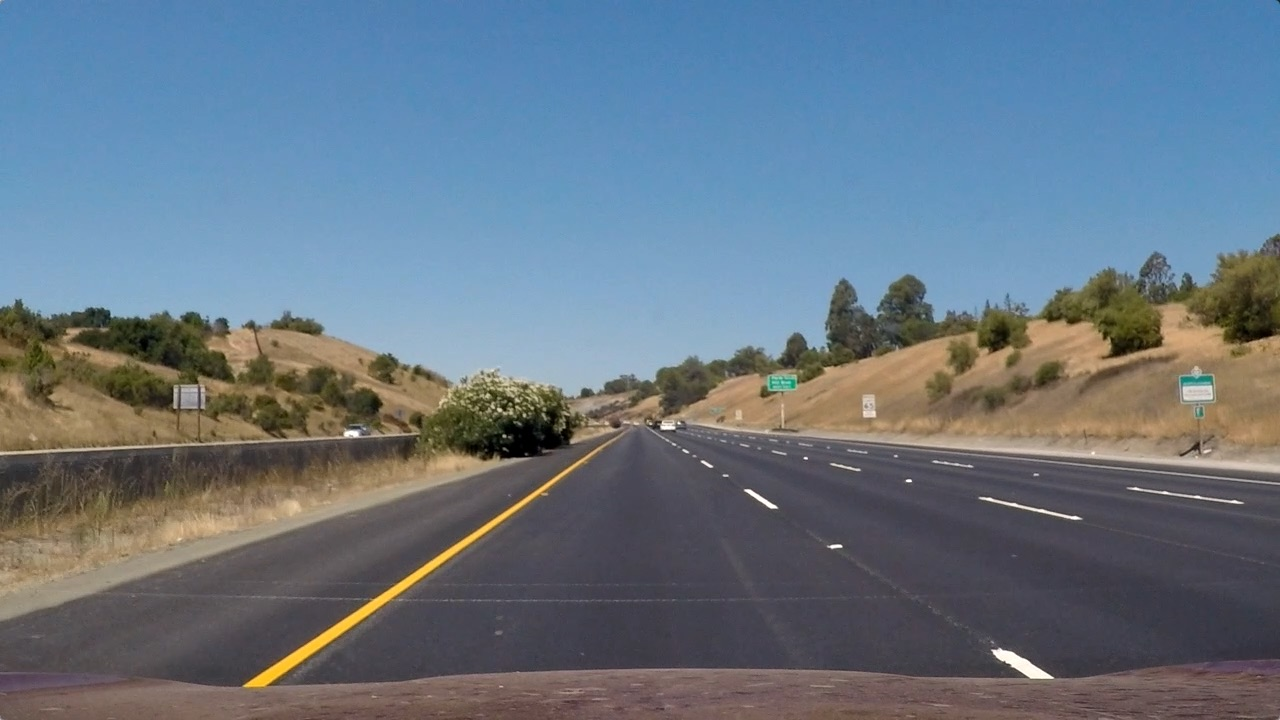
#> input picture test_images/straight_lines1.jpg, 1280 x 720 px
$ python -i edge.py   (imports and definitions only)   (older library calls are emulated)
#> lines starting #> are read from the running program, lines starting #| are printed output that depends on the picture; after the words box and inside, x2 and y2 are one past the last pixel; in counts of white or black regions, pixels touching at a corner belong together
#> further down, picture is the input picture: shape (720, 1280, 3); mean B, G, R 131.2, 117.7, 103.2
import numpy as np
import cv2

# [136 lines left out: functions optimal_threshold, sobel, binary_array, rescale_to_8bit, abs_sobel_thresh, mag_thresh and 6 more, not called in this run]

def adaptive_otsu_thresh(channel, thresh=(0,255), ksize=3, thresh_type=cv2.THRESH_BINARY):
    # Otsu's thresholding after Gaussian filtering
    # channel : 2D input channel data
    # thresh : 2D tupple of min and max threshold values
    # ksize : 2D tupple with the size of the blurring kernel
    # thresh_type : what type of threshold to apply
    # return : 2D thresholded data
    blur = cv2.GaussianBlur(channel, (ksize, ksize), 0)
    return cv2.threshold(blur, thresh[0], thresh[1], thresh_type + cv2.THRESH_OTSU)

# [6 lines left out: function remove_background, not called in this run]

def washout(img):
    gray = img[:,:,0] #cv2.cvtColor(img, cv2.COLOR_BGR2GRAY)
    ret, thresh = adaptive_otsu_thresh(gray, thresh_type=cv2.THRESH_BINARY_INV)
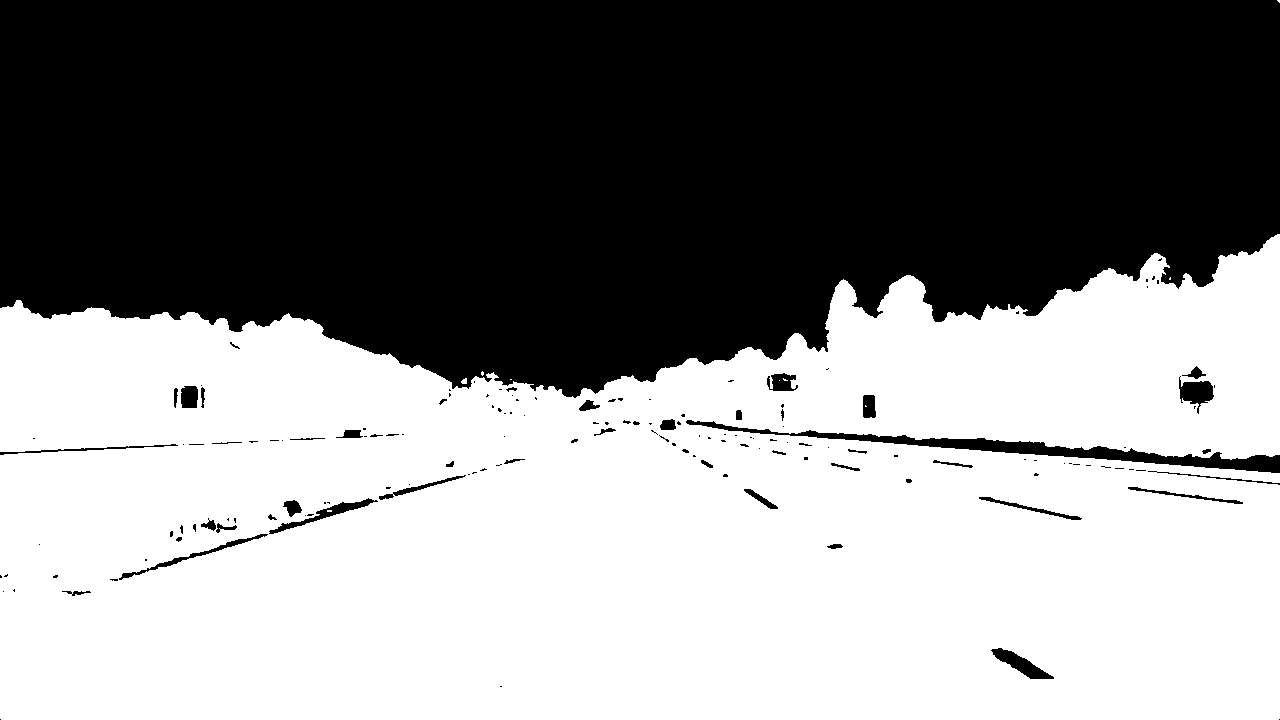
#> thresh: shape (720, 1280); 53.3% white; 153 black regions (105 under 20 px), largest, box (x1, y1, x2, y2) and area: (0, 0, 1280, 398) 417287, (686, 420, 1280, 473) 5075, (991, 648, 1054, 679) 726
#> ret = 134

    # noise removal
    kernel = np.ones((3, 3), np.uint8)
    opening = cv2.morphologyEx(thresh, cv2.MORPH_OPEN, kernel, iterations=2)
#> opening: shape (720, 1280); 53.2% white; 111 black regions (68 under 20 px), largest, box (x1, y1, x2, y2) and area: (0, 0, 1280, 398) 417829, (686, 420, 1280, 473) 5249, (1179, 366, 1215, 414) 886
    # sure background area
    sure_bg = cv2.dilate(opening, kernel, iterations=3)
#> sure_bg: shape (720, 1280); 55.1% white; 18 black regions (7 under 20 px), largest, box (x1, y1, x2, y2) and area: (0, 0, 1280, 394) 411313, (925, 441, 1280, 470) 1587, (1182, 372, 1210, 403) 393
    # Finding sure foreground area
    dist_transform = cv2.distanceTransform(opening, cv2.DIST_L2, 5)
    ret, sure_fg = cv2.threshold(dist_transform, 0.7 * dist_transform.max(), 255, 0)
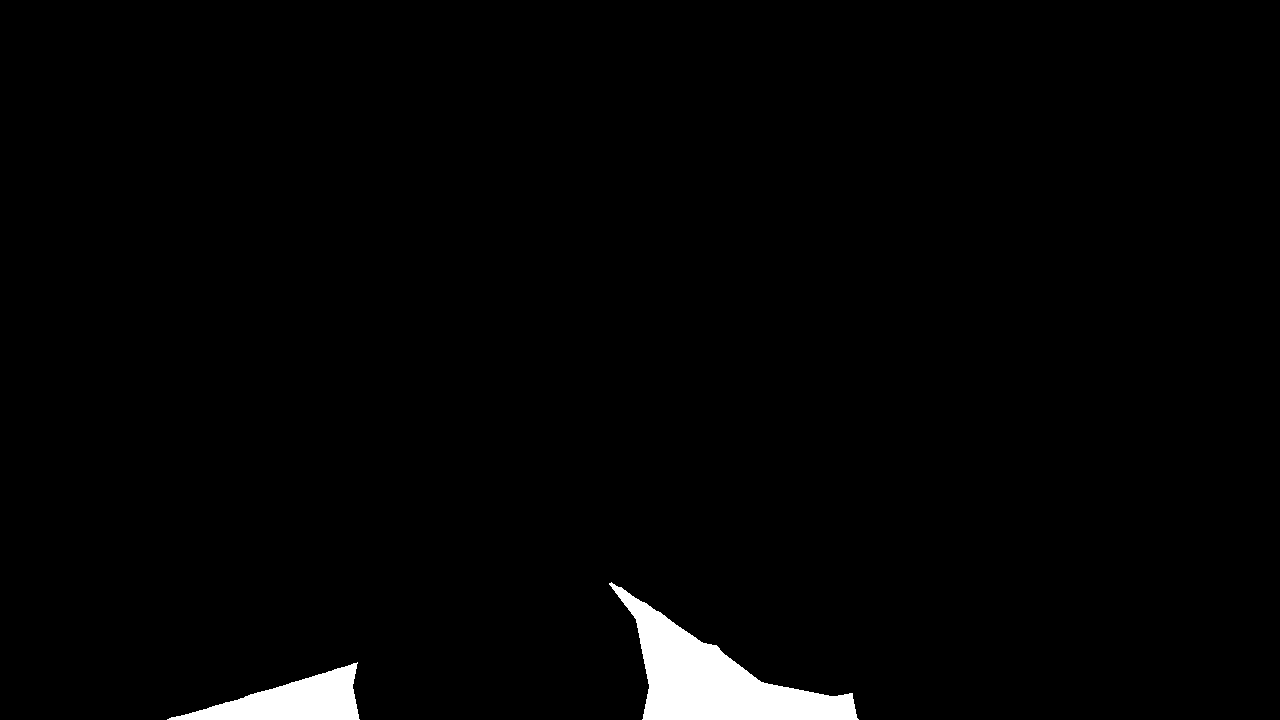
#> sure_fg: shape (720, 1280) float32; 2% white; 2 white regions, box (x1, y1, x2, y2) and area: (609, 582, 859, 720) 12610, (167, 662, 360, 720) 5367
#> ret = 147.5
    # Finding unknown region
    sure_fg = np.uint8(sure_fg)
    unknown = cv2.subtract(sure_bg, sure_fg)
#> unknown: shape (720, 1280); 53.1% white; 20 black regions (7 under 20 px), largest, box (x1, y1, x2, y2) and area: (0, 0, 1280, 394) 411313, (609, 582, 859, 720) 12610, (167, 662, 360, 720) 5367

    # Marker labelling
    ret, markers = cv2.connectedComponents(sure_fg)
#> markers: shape (720, 1280) int32; 3 distinct labels, from 0 to 2
#> ret = 3
    # Add one to all labels so that sure background is not 0, but 1
    markers = markers + 1
#> markers: shape (720, 1280) int32; 3 distinct labels, from 1 to 3
    # Now, mark the region of unknown with zero
    markers[unknown == 255] = 0
#> markers: shape (720, 1280) int32; 4 distinct labels, from 0 to 3

    markers = cv2.watershed(img, markers)
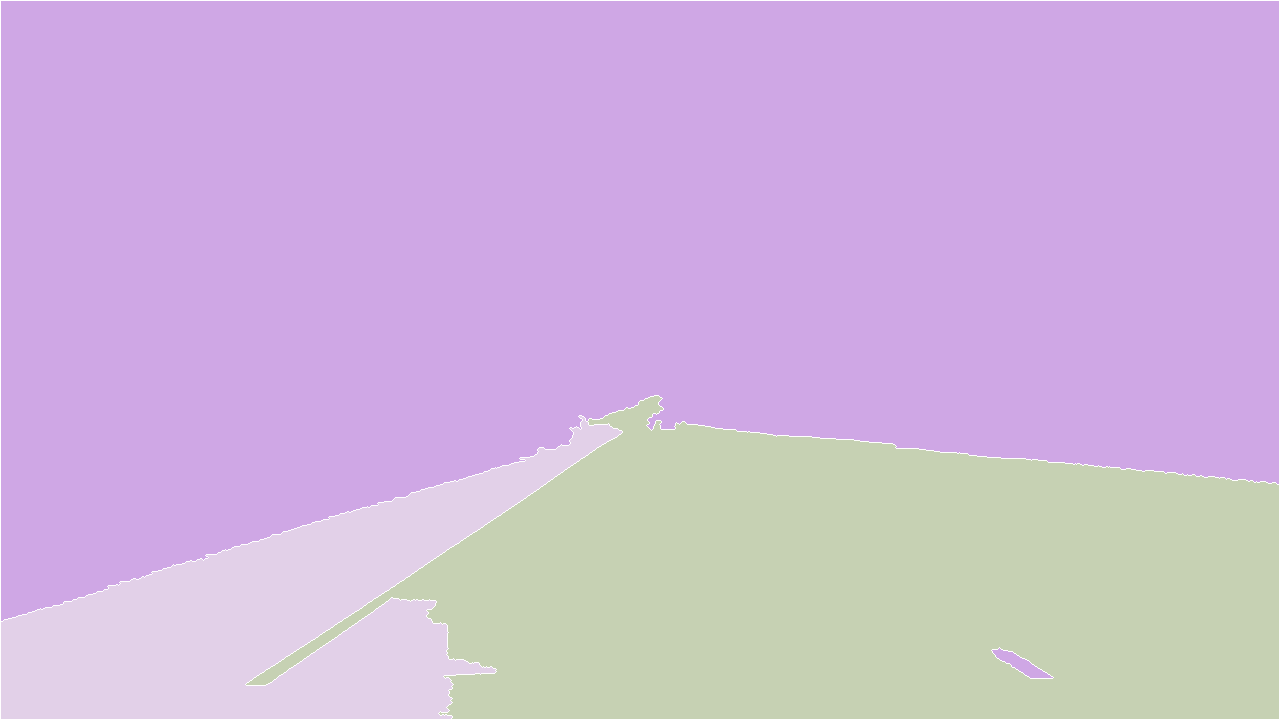
#> markers: shape (720, 1280) int32; 4 distinct labels, from -1 to 3; one colour per label, 0 black, -1 white
    img[markers != 1] = [255, 0, 0]
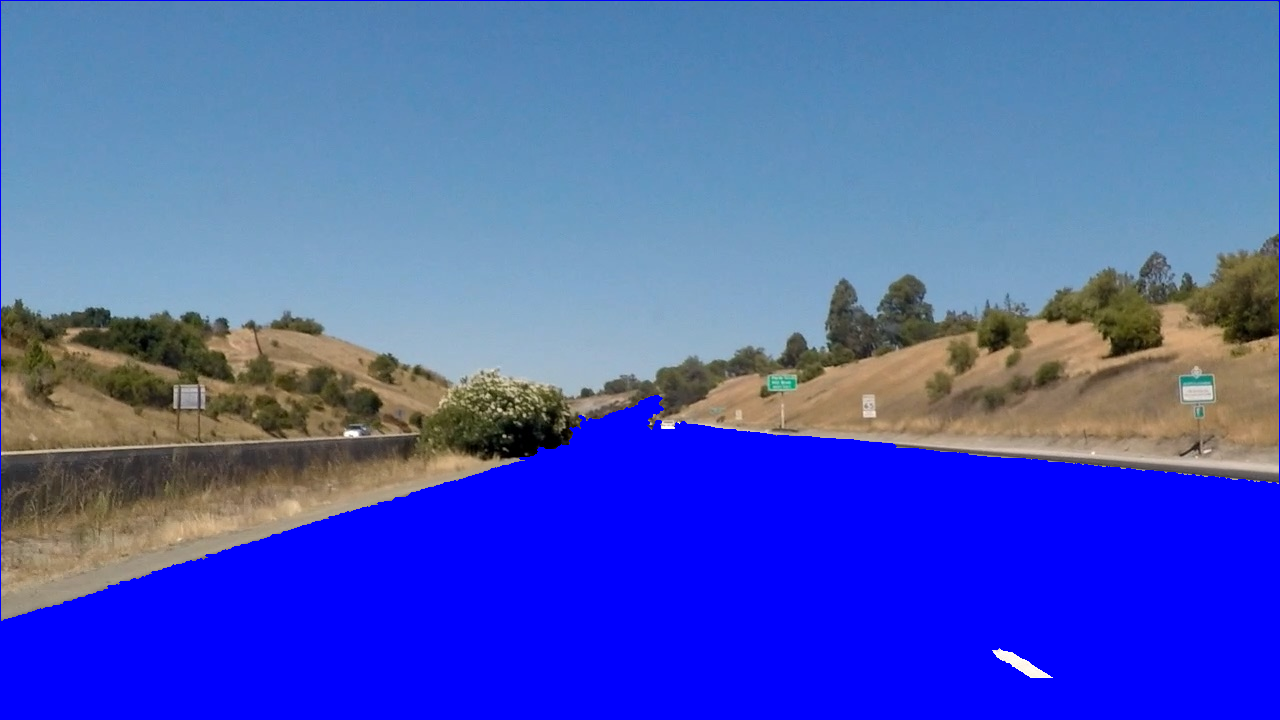
#> img: shape (720, 1280, 3); mean B, G, R 187.1, 91.4, 74.5

    return img

# [67 lines left out: functions norm_color_channel, norm_color_image, blur, blur_gaussian, canny_edge, not called in this run]

>>> import cv2
>>> picture = cv2.imread('test_images/straight_lines1.jpg')
>>> result = washout(picture)

$ run again, on test_images/straight_lines2.jpg
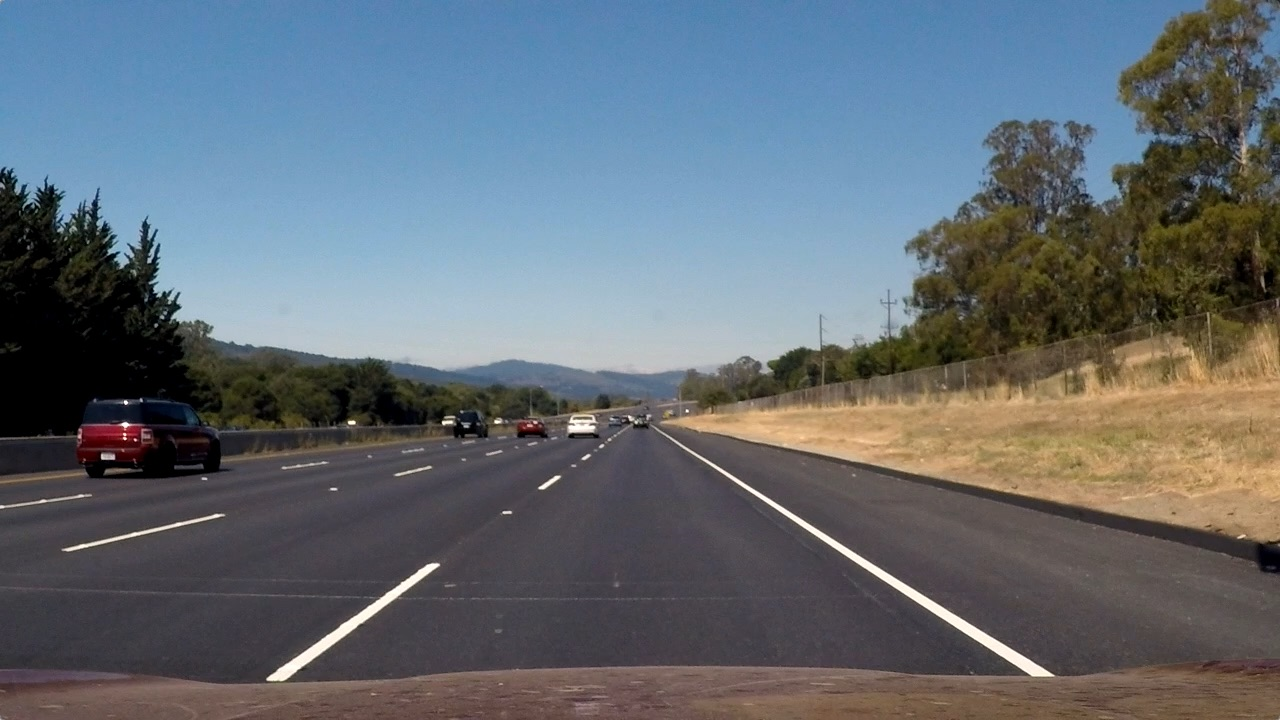
#> input picture test_images/straight_lines2.jpg, 1280 x 720 px
#> picture is the input picture: shape (720, 1280, 3); mean B, G, R 115.1, 107.7, 99.4
#> in washout, `ret, thresh = adaptive_otsu_thresh(gray, thresh_type=cv2.THRESH_BINARY..`:
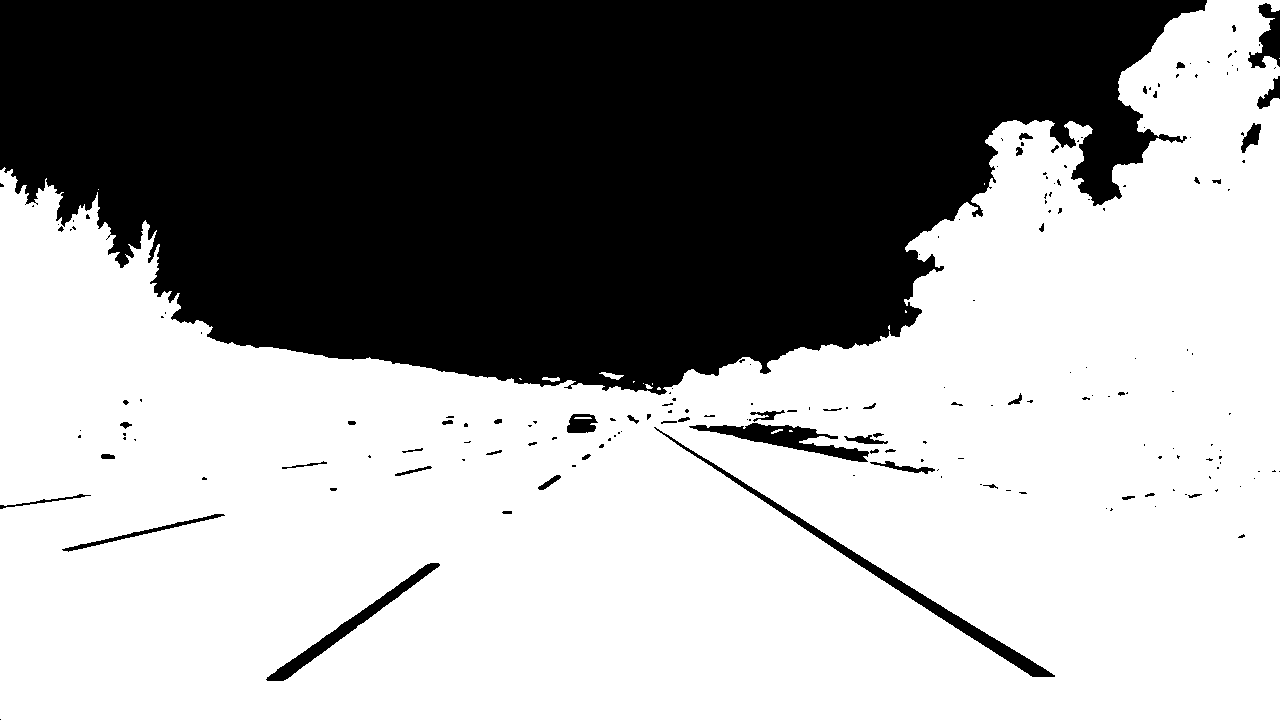
#> thresh: shape (720, 1280); 60.9% white; 189 black regions (136 under 20 px), largest, box (x1, y1, x2, y2) and area: (0, 0, 1207, 395) 346891, (654, 427, 1055, 677) 3584, (689, 423, 869, 462) 2298
#> in washout, `ret, thresh = adaptive_otsu_thresh(gray, thresh_type=cv2.THRESH_BINARY..`: ret = 128
#> opening: shape (720, 1280); 60.7% white; 142 black regions (93 under 20 px), largest, box (x1, y1, x2, y2) and area: (0, 0, 1207, 395) 348224, (654, 427, 1055, 677) 3584, (689, 410, 879, 462) 2721
#> sure_bg: shape (720, 1280); 62.8% white; 25 black regions (14 under 20 px), largest, box (x1, y1, x2, y2) and area: (0, 0, 1203, 391) 339537, (720, 414, 814, 447) 926, (891, 580, 1044, 674) 497
#> in washout, `ret, sure_fg = cv2.threshold(dist_transform, 0.7 * dist_transform.max(..`: ret = 171.5
#> unknown: shape (720, 1280); 61.5% white; 27 black regions (14 under 20 px), largest, box (x1, y1, x2, y2) and area: (0, 0, 1203, 391) 339537, (521, 630, 779, 720) 11872, (720, 414, 814, 447) 926
#> in washout, `ret, markers = cv2.connectedComponents(sure_fg)`: ret = 3
#> in washout, `img[markers != 1] = [255, 0, 0]`:
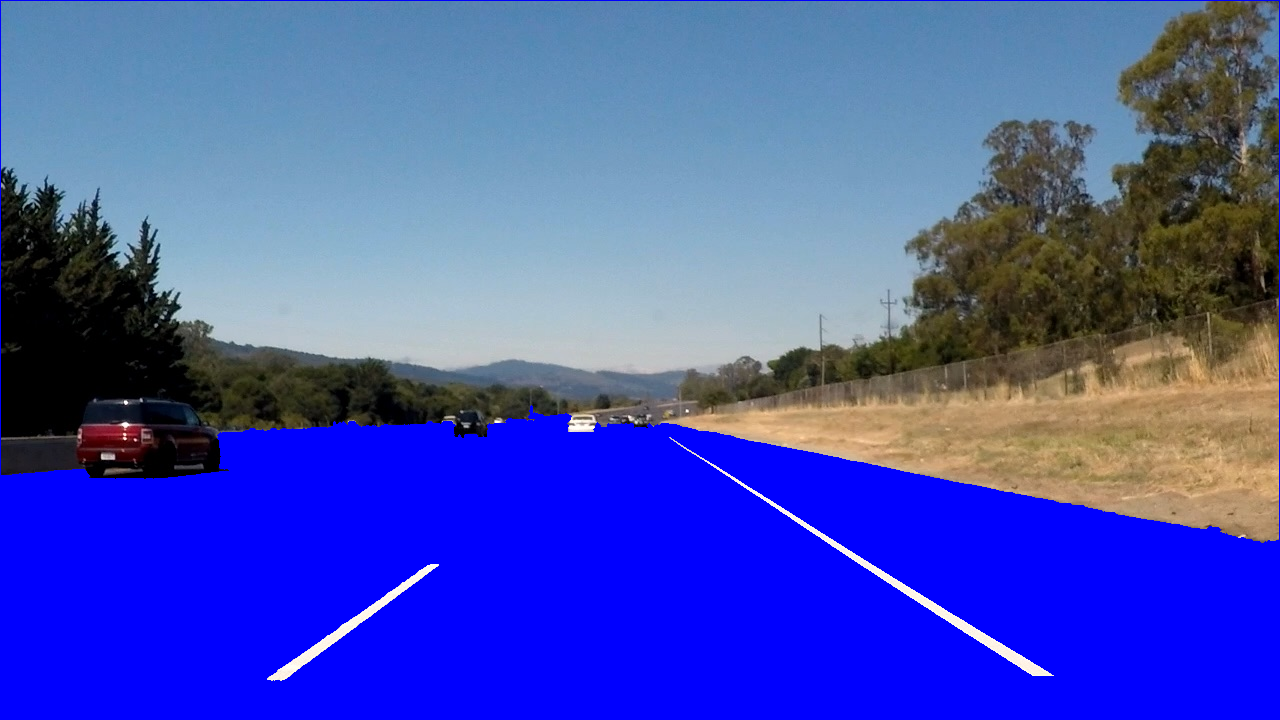
#> img: shape (720, 1280, 3); mean B, G, R 178.6, 81, 69.7
